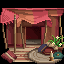

This game map was drawn from its Tiled (.tmx) file and the tilesets committed beside it. A one-line description and the full map source follow:
An orthogonal 4x4 tile map with 16x16 px tiles, 4 tile layers (Back, Back1, Buildings, Front), 2 tilesets.

<map version="1.10" tiledversion="1.10.2" orientation="orthogonal" renderorder="right-down" width="4" height="4" tilewidth="16" tileheight="16" infinite="0" nextlayerid="5" nextobjectid="1">
 <properties>
  <property name="Fall_Objects" value="T" />
  <property name="Outdoors" value="T" />
  <property name="Spring_Objects" value="T" />
  <property name="Summer_Objects" value="T" />
  <property name="Winter_Objects" value="T" />
 </properties>
 <tileset firstgid="1" source="Astarion_patio_Spring.tsx" />
 <tileset firstgid="17" source="Astarion_patio_Summer.tsx" />
 <layer id="2" name="Back" width="4" height="4">
  <data encoding="csv">
0,0,0,0,
0,0,0,0,
0,0,0,0,
0,0,0,0
</data>
 </layer>
 <layer id="4" name="Back1" width="4" height="4">
  <data encoding="csv">
0,0,0,0,
0,0,0,0,
0,0,0,0,
0,14,15,0
</data>
 </layer>
 <layer id="1" name="Buildings" width="4" height="4">
  <data encoding="csv">
0,0,0,0,
5,6,7,8,
9,10,11,28,
13,0,0,32
</data>
 </layer>
 <layer id="3" name="Front" width="4" height="4">
  <data encoding="csv">
1,2,3,4,
0,0,0,0,
0,0,0,0,
0,0,0,0
</data>
 </layer>
</map>
